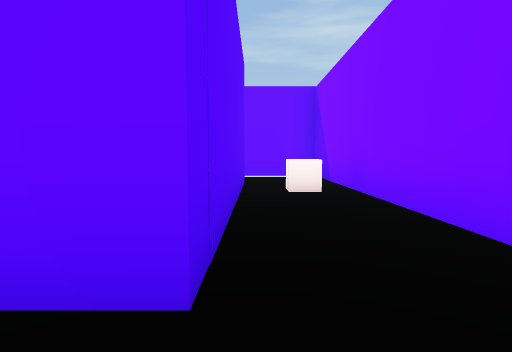
view 1 (above)

16 first-person views from a walk through a scene from a Unity 3-D project. The camera is 1.2 m above the floor, tilts 4° down and sees 80° across. The floor is counted in squares, 2 m on a side. Each view is taken from the middle of a square. On the plan, view 1 faces up. The plan holds only what a view shows up to about 9 squares ahead; the rest is blank. The place goes on beyond the plan. The player character is not drawn.

view 2
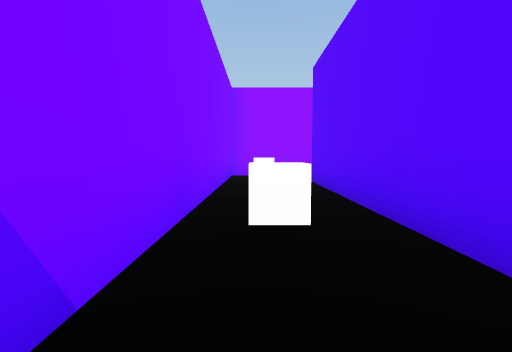

view 3
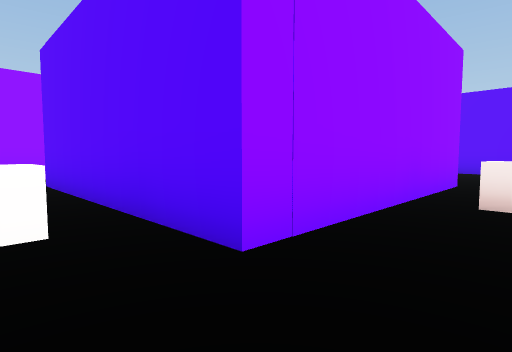

view 4
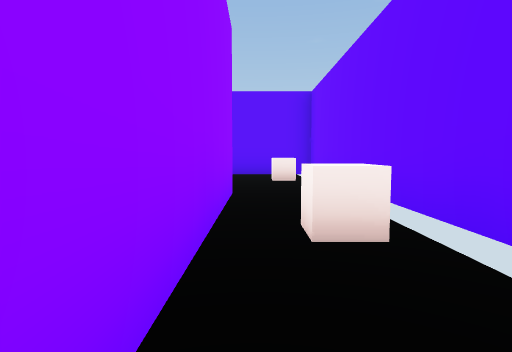

view 5
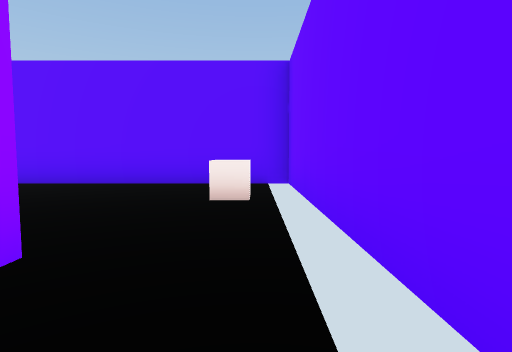

view 6
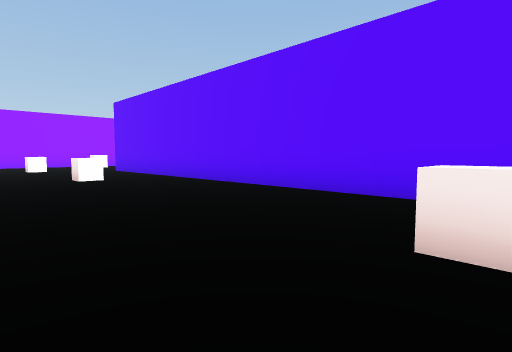

view 7
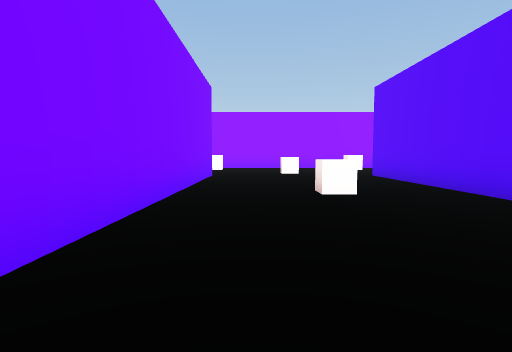

view 8
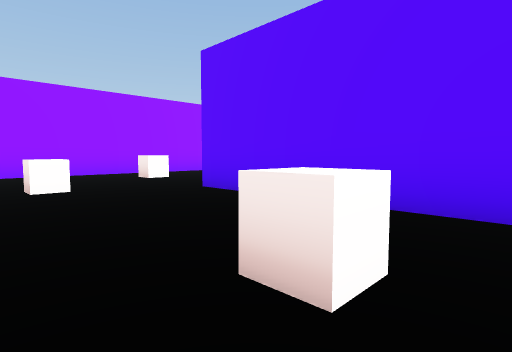

view 9
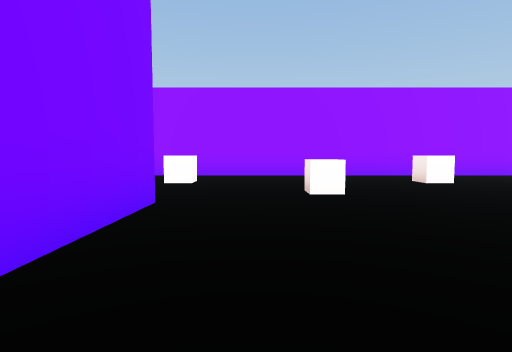

view 10
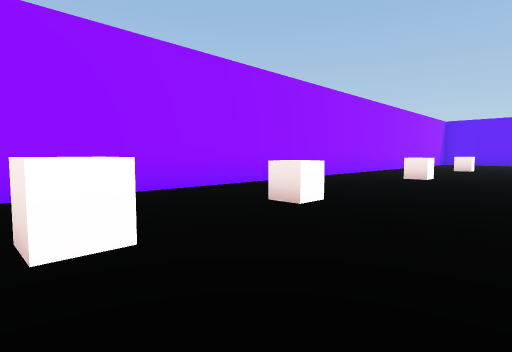

view 11
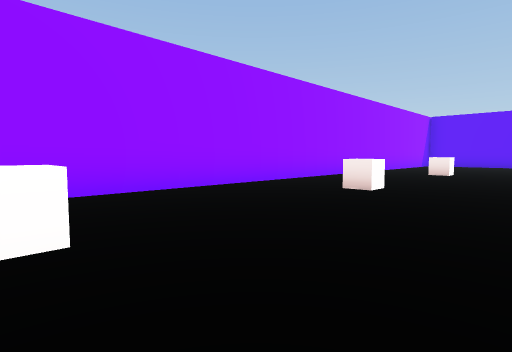

view 12
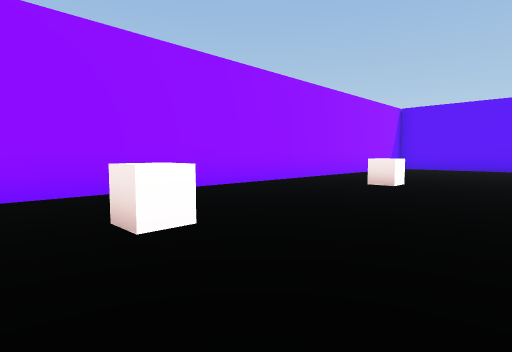

view 13
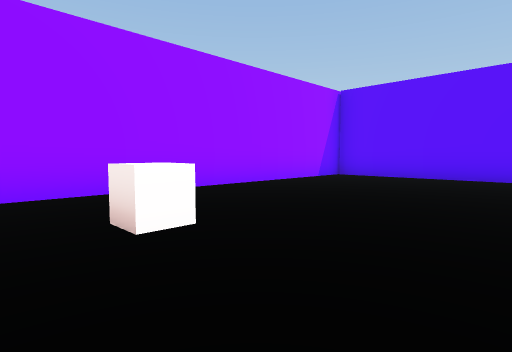

view 14
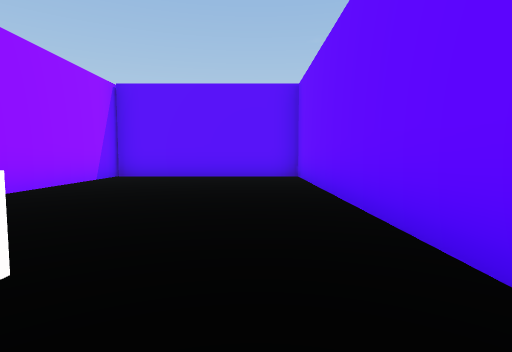

view 15
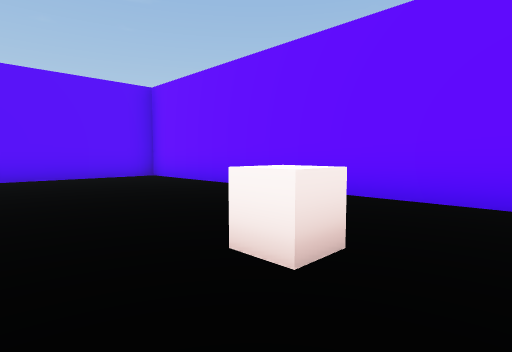

view 16
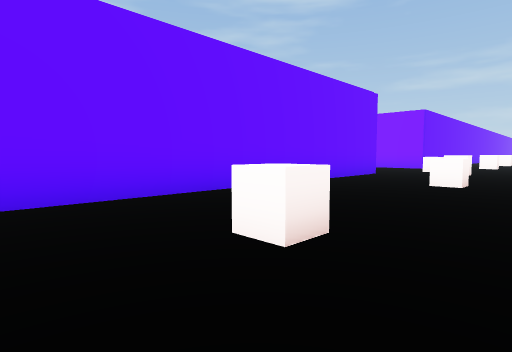

### Floor plan
Points are (right, up) in squares from view 1. A wall is a line through its corners. A room is listed if a view was taken in it or the views show most of it. See-through windows are left out.
Room 1 (view 1)
walls: (-0.6, -0.9) (1.7, -0.9) (1.7, 6.5); (-0.3, 6.6) (-0.3, 1.1) (-1, 1.1)
ways out: opening at (1, 7) to room 2
objects: other object (1, 0); other object (1, 5)
Room 2 (views 2, 3, 4, 5, 6, 7, 8, 9, 10, 11, 12, 13, 14, 15, 16)
walls: (-5.7, -3.9) (-5.7, 3.6); (-11.4, -3.8) (-19.8, -3.8); (-5.8, 6.6) (-0.3, 6.6); (1.7, 6.5) (1.7, 8.7) (-0.4, 8.7); (-2.9, 8.7) (-10.4, 8.7) (-10.4, -3.9); (-22.2, -3.8) (-30.4, -3.8) (-30.4, -8.9); (-30.6, -8.8) (-4, -8.8)
ways out: opening at (1, 7) to room 1
objects: other object (-23, -7); other object (-18, -7); other object (-13, -7); other object (-10, -6); other object (-8, -5); other object (-8, 0); other object (-8, 8); other object (-5, -6); other object (-3, 8)

Where each view was taken, in squares from view 1:
view 1: 0 up, 0 right, facing up
view 2: 8 up, 1 right, facing down
view 3: 8 up, 1 right, facing down-left
view 4: 7 up, 1 left, facing left
view 5: 8 up, 4 left, facing left
view 6: 8 up, 6 left, facing down-left
view 7: 5 up, 7 left, facing down
view 8: 1 up, 7 left, facing down-left
view 9: 0 up, 7 left, facing down
view 10: 4 down, 10 left, facing down-left
view 11: 4 down, 13 left, facing down-left
view 12: 4 down, 17 left, facing down-left
view 13: 4 down, 22 left, facing down-left
view 14: 5 down, 22 left, facing left
view 15: 8 down, 22 left, facing up-left
view 16: 8 down, 20 left, facing up-right
